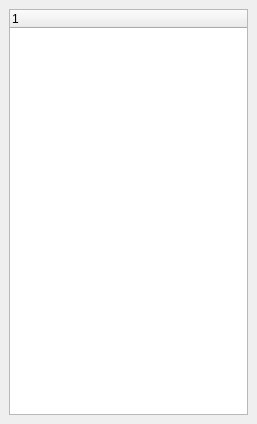
<ui version="4.0" >
 <class>TabContents</class>
 <widget class="QWidget" name="TabContents" >
  <property name="geometry" >
   <rect>
    <x>0</x>
    <y>0</y>
    <width>257</width>
    <height>424</height>
   </rect>
  </property>
  <property name="windowTitle" >
   <string>Form1</string>
  </property>
  <layout class="QVBoxLayout" >
   <property name="margin" >
    <number>9</number>
   </property>
   <property name="spacing" >
    <number>6</number>
   </property>
   <item>
    <widget class="QTreeWidget" name="tree" />
   </item>
  </layout>
 </widget>
 <layoutdefault spacing="6" margin="11" />
 <pixmapfunction>qPixmapFromMimeSource</pixmapfunction>
 <resources/>
 <connections/>
</ui>
